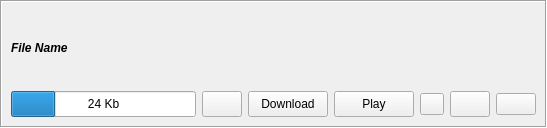
<?xml version="1.0" encoding="UTF-8"?>
<ui version="4.0">
 <class>SubFileItem</class>
 <widget class="QWidget" name="SubFileItem">
  <property name="geometry">
   <rect>
    <x>0</x>
    <y>0</y>
    <width>547</width>
    <height>128</height>
   </rect>
  </property>
  <layout class="QGridLayout" name="SubFileItem_GL">
   <property name="leftMargin">
    <number>0</number>
   </property>
   <property name="topMargin">
    <number>0</number>
   </property>
   <property name="rightMargin">
    <number>0</number>
   </property>
   <property name="bottomMargin">
    <number>0</number>
   </property>
   <property name="spacing">
    <number>0</number>
   </property>
   <item row="0" column="0">
    <widget class="QFrame" name="gradFrame">
     <property name="frameShape">
      <enum>QFrame::Box</enum>
     </property>
     <property name="frameShadow">
      <enum>QFrame::Sunken</enum>
     </property>
     <layout class="QGridLayout" name="gradFrame_GL">
      <item row="1" column="0">
       <layout class="QHBoxLayout" name="buttons_HL">
        <item>
         <widget class="QProgressBar" name="progressBar">
          <property name="sizePolicy">
           <sizepolicy hsizetype="MinimumExpanding" vsizetype="Fixed">
            <horstretch>0</horstretch>
            <verstretch>0</verstretch>
           </sizepolicy>
          </property>
          <property name="minimumSize">
           <size>
            <width>50</width>
            <height>26</height>
           </size>
          </property>
          <property name="value">
           <number>24</number>
          </property>
          <property name="orientation">
           <enum>Qt::Horizontal</enum>
          </property>
          <property name="format">
           <string>%p Kb</string>
          </property>
         </widget>
        </item>
        <item>
         <widget class="QPushButton" name="cancelButton">
          <property name="sizePolicy">
           <sizepolicy hsizetype="Fixed" vsizetype="Fixed">
            <horstretch>0</horstretch>
            <verstretch>0</verstretch>
           </sizepolicy>
          </property>
          <property name="minimumSize">
           <size>
            <width>0</width>
            <height>26</height>
           </size>
          </property>
          <property name="focusPolicy">
           <enum>Qt::NoFocus</enum>
          </property>
          <property name="toolTip">
           <string>Cancel Download</string>
          </property>
          <property name="icon">
           <iconset resource="../icons.qrc">
            <normaloff>:/icons/png/cancel.png</normaloff>:/icons/png/cancel.png</iconset>
          </property>
         </widget>
        </item>
        <item>
         <widget class="QPushButton" name="downloadButton">
          <property name="sizePolicy">
           <sizepolicy hsizetype="Fixed" vsizetype="Fixed">
            <horstretch>0</horstretch>
            <verstretch>0</verstretch>
           </sizepolicy>
          </property>
          <property name="minimumSize">
           <size>
            <width>0</width>
            <height>26</height>
           </size>
          </property>
          <property name="focusPolicy">
           <enum>Qt::NoFocus</enum>
          </property>
          <property name="toolTip">
           <string>Download File</string>
          </property>
          <property name="text">
           <string>Download</string>
          </property>
          <property name="icon">
           <iconset resource="../icons.qrc">
            <normaloff>:/icons/png/download.png</normaloff>:/icons/png/download.png</iconset>
          </property>
         </widget>
        </item>
        <item>
         <widget class="QPushButton" name="playButton">
          <property name="sizePolicy">
           <sizepolicy hsizetype="Fixed" vsizetype="Fixed">
            <horstretch>0</horstretch>
            <verstretch>0</verstretch>
           </sizepolicy>
          </property>
          <property name="minimumSize">
           <size>
            <width>0</width>
            <height>26</height>
           </size>
          </property>
          <property name="focusPolicy">
           <enum>Qt::NoFocus</enum>
          </property>
          <property name="toolTip">
           <string>Play File</string>
          </property>
          <property name="text">
           <string>Play</string>
          </property>
          <property name="icon">
           <iconset resource="../icons.qrc">
            <normaloff>:/icons/png/play.png</normaloff>:/icons/png/play.png</iconset>
          </property>
         </widget>
        </item>
        <item>
         <widget class="QPushButton" name="copyLinkButton">
          <property name="sizePolicy">
           <sizepolicy hsizetype="Fixed" vsizetype="Fixed">
            <horstretch>0</horstretch>
            <verstretch>0</verstretch>
           </sizepolicy>
          </property>
          <property name="maximumSize">
           <size>
            <width>24</width>
            <height>16777215</height>
           </size>
          </property>
          <property name="focusPolicy">
           <enum>Qt::NoFocus</enum>
          </property>
          <property name="toolTip">
           <string>Copy RetroShare Link</string>
          </property>
          <property name="icon">
           <iconset resource="../icons.qrc">
            <normaloff>:/icons/png/copy.png</normaloff>:/icons/png/copy.png</iconset>
          </property>
         </widget>
        </item>
        <item>
         <widget class="QPushButton" name="saveButton">
          <property name="sizePolicy">
           <sizepolicy hsizetype="Fixed" vsizetype="Fixed">
            <horstretch>0</horstretch>
            <verstretch>0</verstretch>
           </sizepolicy>
          </property>
          <property name="minimumSize">
           <size>
            <width>0</width>
            <height>26</height>
           </size>
          </property>
          <property name="focusPolicy">
           <enum>Qt::NoFocus</enum>
          </property>
          <property name="toolTip">
           <string>Save File</string>
          </property>
          <property name="icon">
           <iconset resource="../images.qrc">
            <normaloff>:/images/save24.png</normaloff>:/images/save24.png</iconset>
          </property>
         </widget>
        </item>
        <item>
         <widget class="QPushButton" name="deleteButton">
          <property name="toolTip">
           <string>Remove this item</string>
          </property>
          <property name="text">
           <string/>
          </property>
          <property name="icon">
           <iconset resource="../images.qrc">
            <normaloff>:/images/denied16.png</normaloff>:/images/denied16.png</iconset>
          </property>
         </widget>
        </item>
       </layout>
      </item>
      <item row="0" column="0">
       <layout class="QHBoxLayout" name="file_HL">
        <item>
         <widget class="QLabel" name="fileLabel">
          <property name="font">
           <font>
            <weight>75</weight>
            <italic>true</italic>
            <bold>true</bold>
           </font>
          </property>
          <property name="text">
           <string notr="true">File Name</string>
          </property>
          <property name="wordWrap">
           <bool>true</bool>
          </property>
         </widget>
        </item>
       </layout>
      </item>
     </layout>
    </widget>
   </item>
  </layout>
 </widget>
 <resources>
  <include location="../images.qrc"/>
  <include location="../icons.qrc"/>
 </resources>
 <connections/>
</ui>
